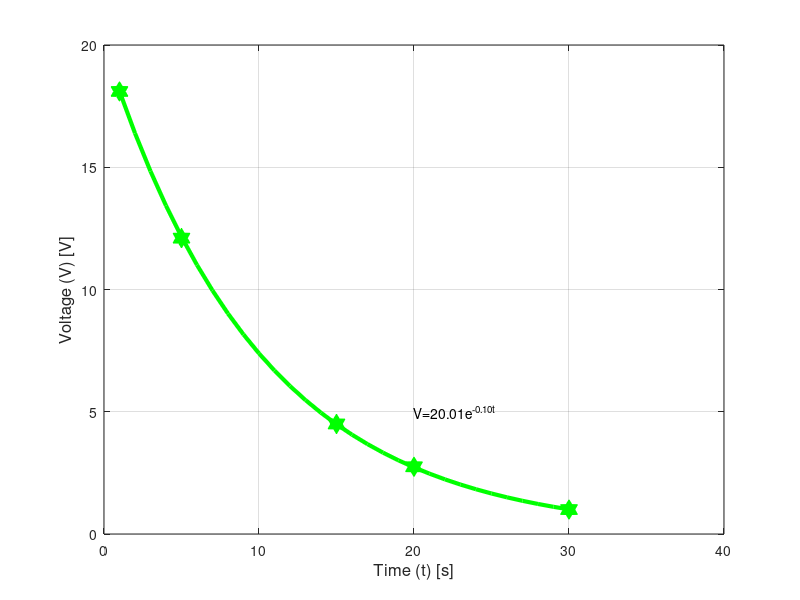

MATLAB code for this plot:
clear
clc
close all

t=[1 5 15 20 30];
V=[18.1 12.1 4.5 2.75 1];

figure('Color','w')
plot(t,V,'hg','MarkerFaceColor','g','MarkerSize',14)
xlabel('Time (t) [s]','FontSize',12)
ylabel('Voltage (V) [V]','FontSize',12)

axis([0 40 0 20])
grid on

C=polyfit(t, log(V), 1);

m=C(1);
b=exp(C(2));

tpf=[1:1:30];
Vpf=b*exp(m*tpf);

hold on

plot(tpf, Vpf,'-g', 'LineWidth', 3);
TE=sprintf('V=%0.2fe^{%0.2ft}', b,m);
text(20, 5, TE);

